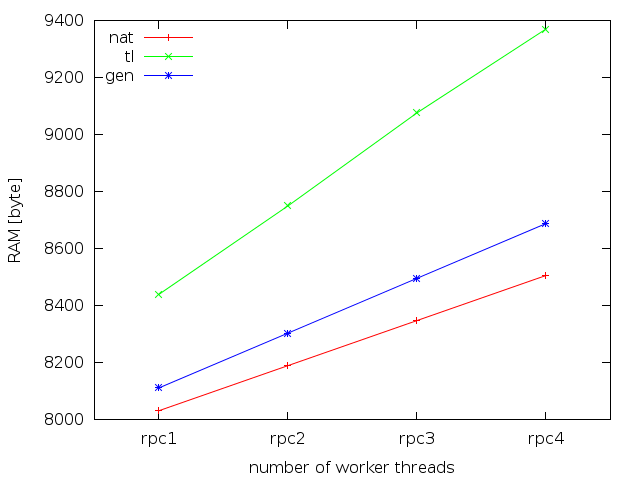

Write Python code to recreate this figure.
import plotting
import os

script = """
set terminal pngcairo size 640, 480
set output '%(outfile)s.png'

set style data linespoints

set key left
set xrange [-0.5:3.5]
set auto y

set ylabel "RAM [byte]"
set xlabel "number of worker threads"

plot '%(infile)s' using 2:xtic(1) title columnheader(2), for [i=3:4] '' using i title columnheader(i)
"""

def plot(path, values_, (apps_, variants_, measurements_), numbers):
    measurements = ["data", "bss", "stack"]
    assert set(measurements).issubset(set(measurements_)), str(measurements_)

    apps = ["rpc1", "rpc2", "rpc3", "rpc4"]
    assert set(apps).issubset(set(apps_)), str(apps_)

    variants = ["nat", "tl", "gen"]
    assert set(variants).issubset(set(variants_)), str(variants_)

    values = {}
    for a in apps:
        for v in variants:
            values[(a, v, "ram")] = sum([values_[(a, v, m)] for m in ["data", "bss", "stack"]])

    plotdata = plotting.linespoints(values, apps, variants, ["ram"])

    config = {'outfile': os.path.join(path, "pt_ram")}
    plotting.plot(script, config, plotdata)

    for v in variants:
        slope = 1.0 * (values[("rpc4", v, "ram")] - values[("rpc1", v, "ram")]) / 3
        numbers.write("slope: %s: %.2f\n" % (v, slope))
